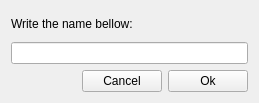
<?xml version="1.0" encoding="UTF-8"?>
<ui version="4.0">
 <class>Rename</class>
 <widget class="QWidget" name="Rename">
  <property name="geometry">
   <rect>
    <x>0</x>
    <y>0</y>
    <width>259</width>
    <height>103</height>
   </rect>
  </property>
  <property name="windowTitle">
   <string>Rename</string>
  </property>
  <layout class="QVBoxLayout" name="verticalLayout">
   <item>
    <widget class="QLabel" name="label">
     <property name="text">
      <string>Write the name bellow:</string>
     </property>
    </widget>
   </item>
   <item>
    <widget class="QLineEdit" name="newName"/>
   </item>
   <item>
    <layout class="QHBoxLayout" name="horizontalLayout">
     <item>
      <spacer name="horizontalSpacer">
       <property name="orientation">
        <enum>Qt::Horizontal</enum>
       </property>
       <property name="sizeHint" stdset="0">
        <size>
         <width>40</width>
         <height>20</height>
        </size>
       </property>
      </spacer>
     </item>
     <item>
      <widget class="QPushButton" name="Cancel">
       <property name="text">
        <string>Cancel</string>
       </property>
      </widget>
     </item>
     <item>
      <widget class="QPushButton" name="Ok">
       <property name="text">
        <string>Ok</string>
       </property>
      </widget>
     </item>
    </layout>
   </item>
  </layout>
 </widget>
 <resources/>
 <connections/>
</ui>
